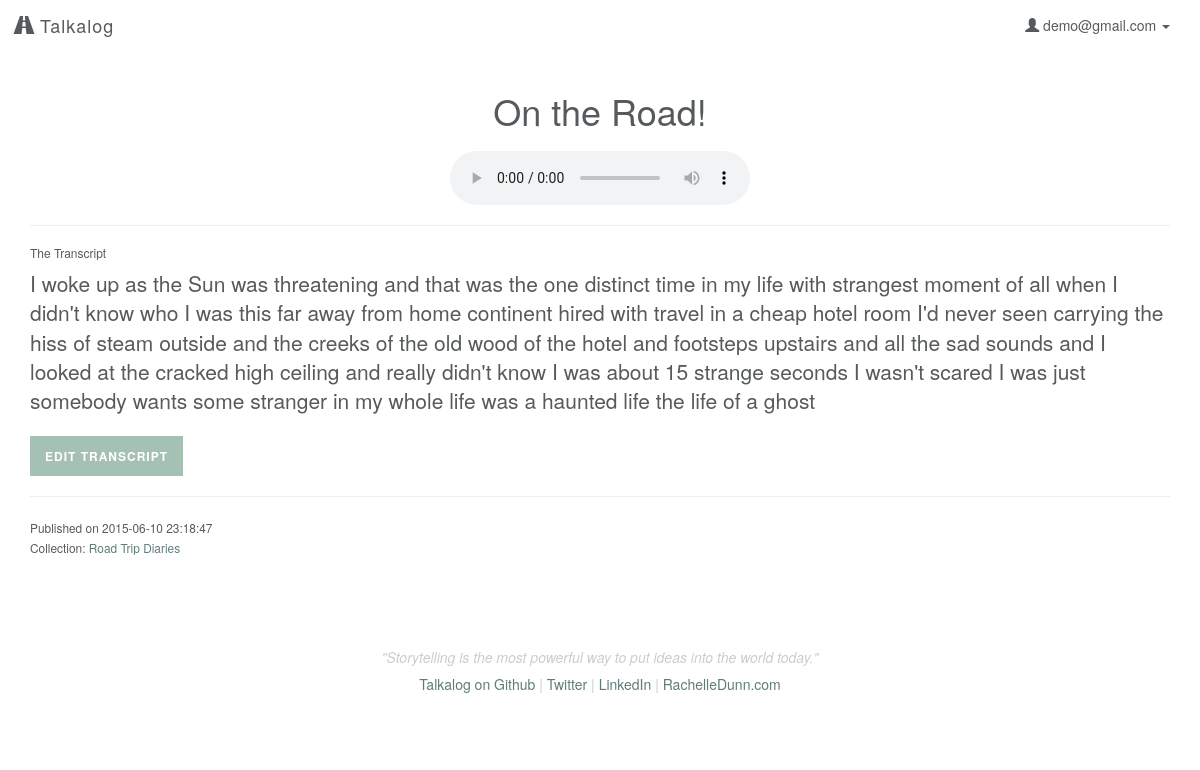
Screenshot of /listen/20 (signed in) with the database file from the repository.
### model.py (models this page shows, shortened)
class User(db.Model):
    __tablename__ = "Users"
    id = db.Column(db.Integer, autoincrement=True, primary_key=True)
    email = db.Column(db.String(100), nullable=False)
    password = db.Column(db.String(50), nullable=False)
    first_name = db.Column(db.String(50), nullable=False)
    last_name = db.Column(db.String(50), nullable=False)
    tel = db.Column(db.String, nullable=False)

class Upload(db.Model):
    __tablename__ = "Uploads"
    id = db.Column(db.Integer, autoincrement=True, primary_key=True)
    user_id = db.Column(db.Integer, db.ForeignKey('Users.id'), nullable=False)
    title = db.Column(db.String, nullable=False, default=db.func.now())
    path = db.Column(db.String(50))
    mimetype = db.Column(db.String(50), default='wav') # wav, jpg, mp3
    datetime = db.Column(db.DateTime, default=db.func.now(), onupdate=db.func.now()) # set datetime to current timestamp
    transcript = db.Column(db.Text)
    user = db.relationship("User", backref=db.backref("uploads", order_by=id))

class CollectionsUploads(db.Model):
    __tablename__ = "CollectionsUploads"
    id = db.Column(db.Integer, autoincrement=True, primary_key=True)
    collection_id = db.Column(db.Integer, db.ForeignKey('Collections.id'), nullable=False)
    upload_id = db.Column(db.Integer, db.ForeignKey('Uploads.id'), nullable=False)
    collection = db.relationship("Collection", backref=db.backref("collectionsuploads", order_by=id))
    upload = db.relationship("Upload", backref=db.backref("collectionsuploads", order_by=id))
    def __repr__(self):
        return "<CollectionsUploads id: %s collection_id: %s upload_id: %s>" % (
        self.id, self.collection_id, self.upload_id)

class Collection(db.Model):
    __tablename__ = "Collections"
    id = db.Column(db.Integer, autoincrement=True, primary_key=True)
    user_id = db.Column(db.Integer, db.ForeignKey('Users.id'), nullable=False)
    title = db.Column(db.String, nullable=False, default='Untitled Collection')
    user = db.relationship("User", backref=db.backref("collections", order_by=id))
    def __repr__(self):
        return "<Collection id: %s user_id: %s title: %s>" % (
        self.id, self.user_id, self.title)

### server.py (the view)
@app.route('/listen/<int:id>')
def listen_audio(id):
	"""Show more information about the single user logged in."""
	if 'email' in session:
		user_email = session['email']
		user = User.query.filter_by(email=user_email).first()
		this_file = Upload.query.filter_by(id=id).first()
		cu = this_file.collectionsuploads
		print 'CollectionsUploads: ', cu
		collection = [cu.collection for cu in cu]
		print 'This is the parent collection: ', collection
		collect_users = []
		for c in collection:
			for i in c.collectionsusers:
				print 'what is i', i
				collect_users.append(i.user_id)
		if (this_file.user_id == user.id) or (user.id in collect_users):
			return render_template('listen.html', user=user, upload=this_file,
				upload_folder=UPLOAD_FOLDER)
		else:
			flash('You don\'t have access to view this page')
			return redirect('/')
	else:
		flash('You must be logged in to access this page.')
		return redirect('/')

### model.py (called while the page is built)
    def __repr__(self):
        return "<CollectionsUsers id: %s collection_id: %s user_id: %s>" % (
        self.id, self.collection_id, self.user_id)

### templates/listen.html (shortened to what this page needs)
{% extends 'base.html' %}
{% block imports %}
<link rel="stylesheet" href="/static/css/print.css" type="text/css" media="print"/>
{% endblock %}
{% block content %}
    <h1 id="upload-title" upload-id="{{ upload.id }}" class="text-center">{{ upload.title }}</h1>
    <audio controls>
        <source src="{{ upload_folder }}/{{ upload.path }}" type="audio/wav">
    </audio>
    <hr>
    <h6 id="transcript">The Transcript</h6>
    <div class="transcript-body lead">
    {% if upload.transcript %}
        {{ upload.transcript|safe }}
        <button type="button" class="button edit-transcript" data-toggle="modal" data-target="#myModal">Edit Transcript</button>
    {% else %}
        <button id="load" class="button">Generate Transcript</button>
        <div id="transcript-content"> </div>
    {% endif %}
    </div>
    <hr>
    <p><small>Published on {{ upload.datetime }}<br>
    {% if upload.collectionsuploads %}
        Collection:
        {% for uc in upload.collectionsuploads %}
            <a href="/collection/{{ uc.collection.id }}">{{ uc.collection.title }}</a>
        {% endfor %}
    {% endif %}
    </small></p>
{% endblock %}

### templates/base.html (shortened to what this page needs)
<!DOCTYPE html>
<html lang="en">
    <head>
        <link rel="stylesheet" href="https://maxcdn.bootstrapcdn.com/bootstrap/3.3.4/css/bootstrap.min.css">
        <link rel="stylesheet" href="/static/css/style.css"/>
        <link rel="stylesheet" href="https://ajax.googleapis.com/ajax/libs/jqueryui/1.11.4/themes/smoothness/jquery-ui.css"/>
        {% block imports %}{% endblock %}
    </head>
    <body>
        <nav class="navbar navbar-default">
            <div class="container-fluid">
                <div class="navbar-header">
                    <a class="navbar-brand" href="/"><span class="glyphicon glyphicon-road" aria-hidden="true"></span> Talkalog</a>
                </div>
                <div class="collapse navbar-collapse" id="bs-example-navbar-collapse-1">
                    <ul class="nav navbar-nav navbar-right">
                    {% if 'email' in session %}
                        <li class="dropdown">
                        <a href="#" class="dropdown-toggle" data-toggle="dropdown" role="button" aria-expanded="false"><span class="glyphicon glyphicon-user" aria-hidden="true"></span> {{ session['email'] }} <span class="caret"></span></a>
                        </li>
                    {% else %}
                        <li><a href="/login">Login</a></li>
                        <li><a href="/signup">Sign Up</a></li>
                    {% endif %}
                    </ul>
                </div>
            </div>
        </nav>
        <div class="container">
            {% block content %}{% endblock %}
        </div>
        <div class="container">
            <footer class="footer">
                <p>"Storytelling is the most powerful way to put ideas into the world today."</p>
                <h5><a href="http://github.com/rachelledunn/talkalog" target="_blank">Talkalog on Github</a> | <a href="http://twitter.com/rchdnn" target="_blank">Twitter</a> | <a href="http://linkedin.com/in/rachelledunn" target="_blank">LinkedIn</a> | <a href="http://rachelledunn.com/" target="_blank">RachelleDunn.com</a></h5>
            </footer>
        </div>
    </body>
</html>

### static/css/style.css (style rules this page uses)
body { background-color: #ffffff; color: #565a5c; }
a { color: #607c7a; -webkit-transition: color 0.1s linear 0s; -moz-transition: color 0.1s linear 0s; -o-transition: color 0.1s linear 0s; transition: color 0.1s linear 0s; }
.h1, .h2, .h3, .h4, .h5, h1, h2, h3, h4, h5 { font-weight: 200; }
.button { display: inline-block; text-decoration: none; border: none; height: 36px; line-height: 36px; color: #ffffff; background: #A5C1B4; -webkit-background-clip: padding-box; -moz-background-clip: padding; background-clip: padding-box; font-size: 1em; padding: 2px 15px; -webkit-transition: all 0.2s ease-out; -moz-transition: all 0.2s ease-out; -o-transition: all 0.2s ease-out; transition: all 0.2s ease-out; -webkit-box-sizing: content-box; -moz-box-sizing: content-box; box-sizing: content-box; cursor: pointer; zoom: 1; -webkit-backface-visibility: hidden; position: relative; text-transform: uppercase; letter-spacing: 1px; font-weight: 700; font-size: 12px; }
.navbar-default { border-radius: 0; border: none; background: transparent; border-bottom: 1px solid rgba(244, 243, 241, 0.2); }
.navbar-default .navbar-brand { font-weight: 200; letter-spacing: 1px; }
.navbar-default a, .navbar-default .navbar-brand, .navbar-default .navbar-nav > li > a { color: #565a5c; }
.footer { padding-top: 40px; padding-bottom: 40px; margin-top: 40px; text-align: center; color: #cccccc; }
.footer p { font-style: italic; }
audio { display: block; margin: 20px auto; }
.edit-transcript { clear: both; display: block; margin: 20px 0 0; }

### static/css/print.css (style rules this page uses)
.navbar, audio, .button, .footer, #transcript { display: none; }
.transcript-body { display: block; }

### rows the page displays
User: email "demo@gmail.com"
Upload: title "On the Road!", transcript "I woke up as the Sun was threatening and that was the one distinct time in my life with strangest moment of all when I didn't know who I was this far away from home continent hired with travel in a cheap hotel room I'd never seen carrying the hiss of steam outside and the creeks of the old wood of the hotel and footsteps upstairs and all the sad sounds and I looked at the cracked high ceiling and really didn't know I was about 15 strange seconds I wasn't scared I was just somebody wants some stranger in my whole life was a haunted life the life of a ghost", datetime "2015-06-10 23:18:47"
CollectionsUploads: collection "Road Trip Diaries"
